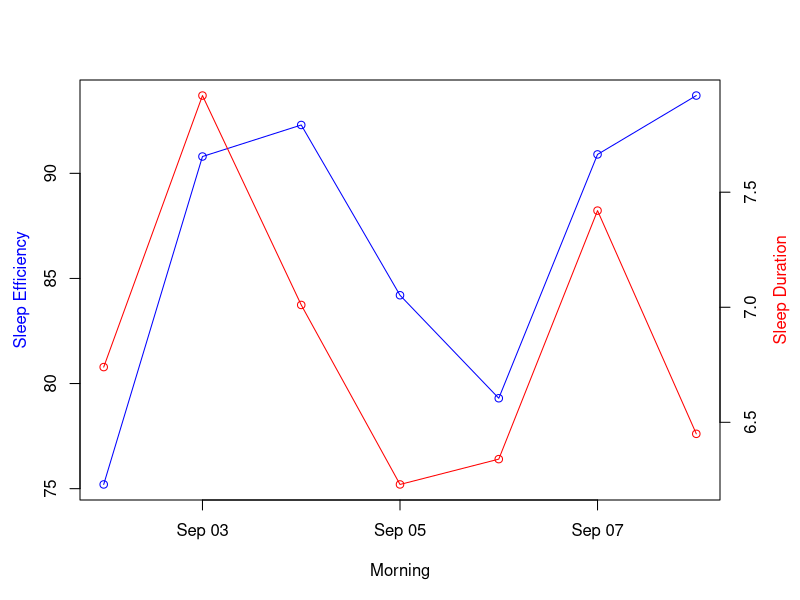

The R source for this figure:
# Date and time

# Setting WD
setwd("/home/bia/Code/GITHUB_DSA/DSA_Data-Science-Course/1.BigData_RAzure/Ch3")
getwd()

# Hour and data of the system
today <- Sys.Date()
today
class(today)
Sys.time()
Sys.timezone()


# Data - Represented by date
# Stored with number of days since January 1, 1970

# Time - Represented by POSIXct
# Stored with number of seconds since January 1, 1970

# Formatting Dates
# %d: day of the month with 2 digits (13)
# %m: month with 2 digits (01)
# %y: year with 2 digits (82)
# %Y: year with 4 digits (1982)
# %A: day of the week (Friday)
# %a: Weekday abbreviated (Fri)
# %B: month (July)
# %b: month abbreviated (Jul)

# Fotmatting Hour
# %H: hour (00:23)
# %M: minute 
# %S: second
# %T: Shortened format to %H:%M:%S
?strptime # To do conversion between date types


# Formatting output - as.Date() (Use to calculate days)
as.Date("2018-04-24")
as.Date("Jun-28-18", format = "%b-%d-%y")
as.Date("28 June, 2018", format = "%d %B, %Y")


# Format() function
Sys.Date()
?format  # Its not to format only date
format(Sys.Date(), format = "%d %B, %Y")
format(Sys.Date(), format = "Today is %A")


# Converting date - as.POSIXct (Use to calculate seconds)
date1 <- "Jun 13, '96 hours:23 minutes:01 seconds:45"
date1_convert <- as.POSIXct(date1, format = "%B %d, '%y hours:%H minutes:%M seconds:%S")
date1_convert


# Operations with dates (The type of date influence the result)
today_date <- as.Date("2016-06-25", format = "%Y-%m-%d")
today_date
tomorrow <- today_date + 1 # Here 1 represent a day, add a day
tomorrow

my_time <- as.POSIXct("2016-06-25", format = "%Y-%m-%d")
my_time
my_time + 1 # here the number represent the seconds, add a second

today_date - as.Date(my_time) # I have to convert if is different type
today_date - my_time # If not, I have an error


# Converting Data into a specific format
# The vector of numbers can represent the number of days, hours or minutes (depending on what you want to convert)
# The R language takes the starting point as January 1, 1070, and counts the total
# hours, minutes, or seconds, whatever the number vector represents.
# You have to ask what the number represents to convert 
dts = c(1127056501, 1104295502) # This is a number that can be days, minutes or seconds, you have to ask in the source
mydates = dts

# POSIXct, stores the seconds since a specified date, converting numerical values 
# (which can represent hours, minutes or seconds) since January 1st, 1970
# POSIXt is the main class and POSIXct (solve most of the problems, better) and POSIXlt are subclasses. 
# We could use here only POSIXct, which is the subclass (but we can't use only the main class)
class(mydates) = c('POSIXt', 'POSIXct') # I use the mother and son, class and subclass
mydates
class(mydates)

mydates = structure(dts, class = c('POSIXt', 'POSIXct'))
mydates


# ISODate function - To put the function in the standard format
b1 = ISOdate(2011,3,23)
b1
b2 = ISOdate(2012,9,19)
b2
b2 - b1

difftime(b2, b1, units = 'weeks') # the same but I can calculate the number of weeks


# Lubridate package
?lubridate
install.packages("lubridate")
require(lubridate)  # Function to charge the package

ymd("20180604")
mdy("06-04-2018")
dmy("04/06/2018")

# Se that I can specify the timezone
arrival <- ymd_hms("2016-06-04 12:00:00", tz = "Pacific/Auckland")
departure <- ymd_hms("2011-08-10 14:00:00", tz = "Pacific/Auckland")

arrival
departure

second(arrival)
second(arrival) <- 23
arrival
wday(arrival)
wday(arrival, label = TRUE)
class(arrival)


# Creates a project that specifies the start date and the end date
# I can see the interval of two dates
interval(arrival, departure)


tm1.lub <- ymd_hms("2020-05-24 23:55:26")
tm1.lub

year(tm1.lub)
week(tm1.lub)

tm1.dechr <- hour(tm1.lub) + minute(tm1.lub)/60 + second(tm1.lub)/3600
tm1.dechr
force_tz(tm1.lub, "Pacific/Auckland")


# Generating a dataframe of dates
sono <- data.frame(bed.time = ymd_hms("2013-09-01 23:05:24", "2013-09-02 22:51:09", 
                                      "2013-09-04 00:09:16", "2013-09-04 23:43:31", "2013-09-06 00:17:41", "2013-09-06 22:42:27", 
                                      "2013-09-08 00:22:27"), rise.time = ymd_hms("2013-09-02 08:03:29", "2013-09-03 07:34:21", 
                                                                                  "2013-09-04 07:45:06", "2013-09-05 07:07:17", "2013-09-06 08:17:13", "2013-09-07 06:52:11", 
                                                                                  "2013-09-08 07:15:19"), sleep.time = dhours(c(6.74, 7.92, 7.01, 6.23, 6.34, 7.42, 6.45)))
sono
sono$efficiency <- round(sono$sleep.time/(sono$rise.time - sono$bed.time) * 100, 1)
sono


# Generating a plot from dates
par(mar = c(5, 4, 4, 4))
plot(round_date(sono$rise.time, "day"), sono$efficiency, type = "o", col = "blue", xlab = "Morning", ylab = NA)
par(new = TRUE)
plot(round_date(sono$rise.time, "day"), sono$sleep.time/3600, type = "o", col = "red", axes = FALSE, ylab = NA, xlab = NA)
axis(side = 4)
mtext(side = 4, line = 2.5, col = "red", "Sleep Duration")
mtext(side = 2, line = 2.5, col = "blue", "Sleep Efficiency")



